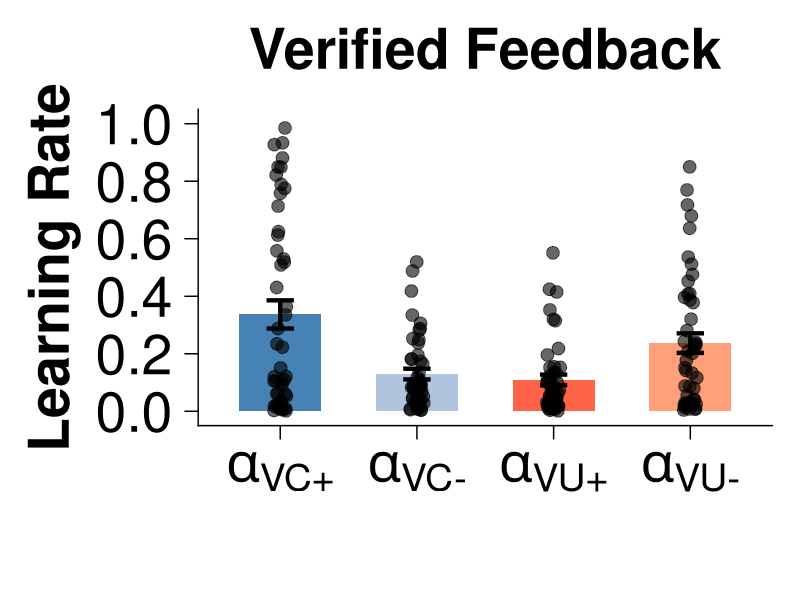
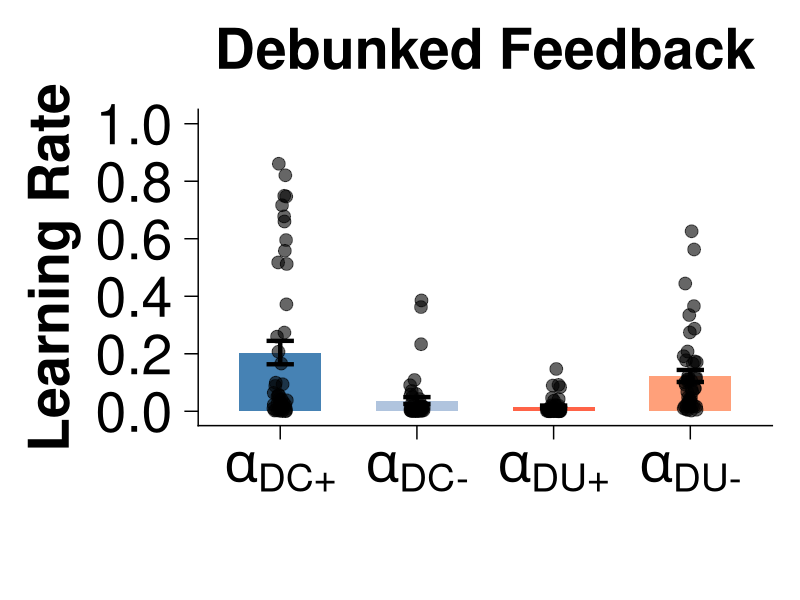

R code for these plots, in order:
library(dplyr)
library(tidyr)
library(ggplot2)
library(cowplot)
library(here)

Points <- read.csv(here("Data", "Processed", "PointsSuppM1_S1.csv"))

Points <- Points %>%
  rename(
    True_Chosen_Pos = postrue_1,
    True_Chosen_Neg = negtrue_1,
    True_Unchosen_Pos = postrue_2,
    True_Unchosen_Neg = negtrue_2,

    False_Chosen_Pos = posfalse_1,
    False_Chosen_Neg = negfalse_1,
    False_Unchosen_Pos = posfalse_2,
    False_Unchosen_Neg = negfalse_2
  )

create_long_data <- function(points_df, feedback_type) {
  levels <- paste0(feedback_type, c("_Chosen_Pos", "_Chosen_Neg", "_Unchosen_Pos", "_Unchosen_Neg"))
  points_df %>%
    pivot_longer(cols = all_of(levels), names_to = "variable", values_to = "value") %>%
    group_by(variable) %>%
    summarise(mean = mean(value), sem = sd(value) / sqrt(n()), .groups = "drop") %>%
    mutate(sem_lower = mean - sem, sem_upper = mean + sem,
           Group = factor(variable, levels = levels))
}

create_plot <- function(long_data, points_df, feedback_type, title) {

  point_data <- points_df %>%
    pivot_longer(
      cols = c(
        paste0(feedback_type, "_Chosen_Pos"),
        paste0(feedback_type, "_Chosen_Neg"),
        paste0(feedback_type, "_Unchosen_Pos"),
        paste0(feedback_type, "_Unchosen_Neg")
      ),
      names_to = "variable",
      values_to = "value"
    ) %>%
    mutate(
      Group = factor(variable, levels = c(
        paste0(feedback_type, "_Chosen_Pos"),
        paste0(feedback_type, "_Chosen_Neg"),
        paste0(feedback_type, "_Unchosen_Pos"),
        paste0(feedback_type, "_Unchosen_Neg")
      ))
    )

  x_labels <- if(feedback_type == "True") {
    c(expression(alpha["VC+"]), expression(alpha["VC-"]), expression(alpha["VU+"]), expression(alpha["VU-"]))
  } else {
    c(expression(alpha["DC+"]), expression(alpha["DC-"]), expression(alpha["DU+"]), expression(alpha["DU-"]))
  }

  ggplot(long_data, aes(x = Group, y = mean, fill = Group)) +
    geom_bar(stat = "identity", position = position_dodge(), width = 0.6) +
    geom_errorbar(
      aes(ymin = sem_lower, ymax = sem_upper),
      width = 0.2, linewidth = 1.5
    ) +
    geom_point(
      data = point_data,
      aes(x = Group, y = value),
      position = position_jitter(width = 0.05),
      size = 4,
      alpha = 0.6,
      color = "black"
    ) +
    scale_fill_manual(values = c(
      "#4682B4",
      "#B0C4DE",
      "#FF6347",
      "#FFA07A"
    )) +
    scale_x_discrete(labels = x_labels) +
    scale_y_continuous(
      limits = c(0, 1),
      breaks = seq(0, 1, by = 0.20)
    ) +
    theme_cowplot(40) +
    theme(
      legend.position = "none",
      plot.title = element_text(hjust = 0.5, face = "bold", size = 40),
      axis.title.y = element_text(size = 40, face = "bold"),
      axis.text.x = element_text(size = 40),
      axis.text.y = element_text(size = 40)
    ) +
    labs(
      title = title,
      x = "",
      y = "Learning Rate"
    )
}

long_data_true <- create_long_data(Points, "True")
long_data_false <- create_long_data(Points, "False")

plot_true <- create_plot(long_data_true, Points, "True", "Verified Feedback")
plot_false <- create_plot(long_data_false, Points, "False", "Debunked Feedback")

print(long_data_true)
print(long_data_false)
plot_true
plot_false
